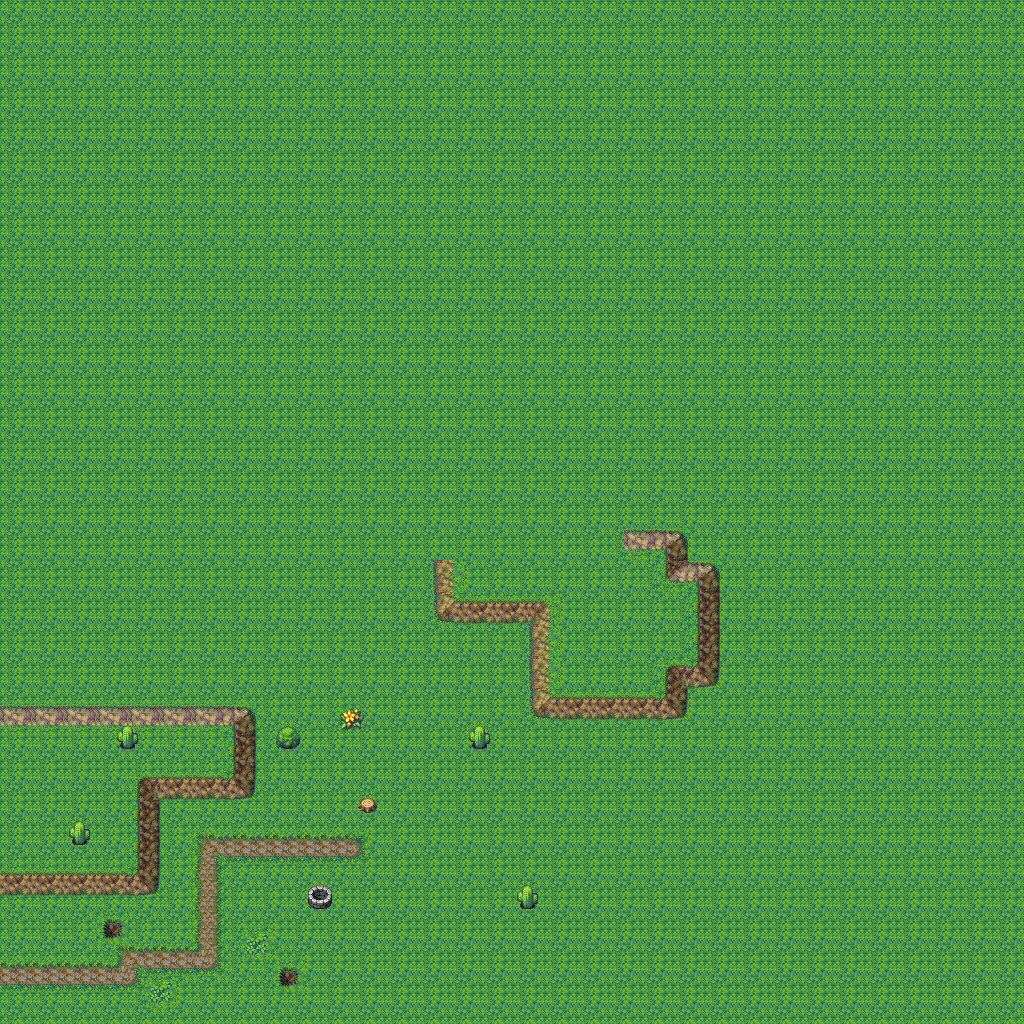

This is a level from a 2D game, rendered from its Tiled map with the project's own tilesets. A one-line summary and the map file follow, with tile-layer data summarised:
An orthogonal 64x64 tile map with 16x16 px tiles, 4 tile layers (BackgroundLayer, LanscapeLayer, PathLayer, MiscLayer), 5 tilesets and 5 objects (5x spawn).

<map version="1.0" orientation="orthogonal" width="64" height="64" tilewidth="16" tileheight="16">
 <properties>
  <property name="block_offset_x" value="0" />
  <property name="block_offset_y" value="10" />
 </properties>
 <tileset firstgid="1" name="Exterior_Forest_TileA2" tilewidth="16" tileheight="16">
  <image source="../DSMaterials/Graphics/Tilesets/A2/Exterior_Forest_TileA2.png" width="512" height="384" />
 </tileset>
 <tileset firstgid="769" name="Exterior_Forest_TileA4" tilewidth="16" tileheight="16">
  <image source="../DSMaterials/Graphics/Tilesets/A4/Exterior_Forest_TileA4.png" width="512" height="480" />
 </tileset>
 <tileset firstgid="1729" name="Exterior_Forest_TileA5" tilewidth="16" tileheight="16">
  <image source="../DSMaterials/Graphics/Tilesets/A5/Exterior_Forest_TileA5.png" width="256" height="512" />
  <tile id="128">
   <properties>
    <property name="block" value="1" />
   </properties>
  </tile>
  <tile id="129">
   <properties>
    <property name="block" value="1" />
   </properties>
  </tile>
  <tile id="130">
   <properties>
    <property name="block" value="1" />
   </properties>
  </tile>
  <tile id="131">
   <properties>
    <property name="block" value="1" />
   </properties>
  </tile>
  <tile id="132">
   <properties>
    <property name="block" value="1" />
   </properties>
  </tile>
  <tile id="133">
   <properties>
    <property name="block" value="1" />
   </properties>
  </tile>
  <tile id="144">
   <properties>
    <property name="block" value="1" />
   </properties>
  </tile>
  <tile id="145">
   <properties>
    <property name="block" value="1" />
   </properties>
  </tile>
  <tile id="146">
   <properties>
    <property name="block" value="1" />
   </properties>
  </tile>
  <tile id="147">
   <properties>
    <property name="block" value="1" />
   </properties>
  </tile>
  <tile id="148">
   <properties>
    <property name="block" value="1" />
   </properties>
  </tile>
  <tile id="149">
   <properties>
    <property name="block" value="1" />
   </properties>
  </tile>
  <tile id="160">
   <properties>
    <property name="block" value="1" />
   </properties>
  </tile>
  <tile id="161">
   <properties>
    <property name="block" value="1" />
   </properties>
  </tile>
  <tile id="164">
   <properties>
    <property name="block" value="1" />
   </properties>
  </tile>
  <tile id="165">
   <properties>
    <property name="block" value="1" />
   </properties>
  </tile>
  <tile id="176">
   <properties>
    <property name="block" value="1" />
   </properties>
  </tile>
  <tile id="177">
   <properties>
    <property name="block" value="1" />
   </properties>
  </tile>
  <tile id="180">
   <properties>
    <property name="block" value="1" />
   </properties>
  </tile>
  <tile id="181">
   <properties>
    <property name="block" value="1" />
   </properties>
  </tile>
  <tile id="192">
   <properties>
    <property name="block" value="1" />
   </properties>
  </tile>
  <tile id="193">
   <properties>
    <property name="block" value="1" />
   </properties>
  </tile>
  <tile id="194">
   <properties>
    <property name="block" value="1" />
   </properties>
  </tile>
  <tile id="195">
   <properties>
    <property name="block" value="1" />
   </properties>
  </tile>
  <tile id="196">
   <properties>
    <property name="block" value="1" />
   </properties>
  </tile>
  <tile id="197">
   <properties>
    <property name="block" value="1" />
   </properties>
  </tile>
  <tile id="208">
   <properties>
    <property name="block" value="1" />
   </properties>
  </tile>
  <tile id="209">
   <properties>
    <property name="block" value="1" />
   </properties>
  </tile>
  <tile id="210">
   <properties>
    <property name="block" value="1" />
   </properties>
  </tile>
  <tile id="211">
   <properties>
    <property name="block" value="1" />
   </properties>
  </tile>
  <tile id="212">
   <properties>
    <property name="block" value="1" />
   </properties>
  </tile>
  <tile id="213">
   <properties>
    <property name="block" value="1" />
   </properties>
  </tile>
 </tileset>
 <tileset firstgid="2241" name="Exterior_Forest_TileB" tilewidth="16" tileheight="16">
  <image source="../DSMaterials/Graphics/Tilesets/B/Exterior_Forest_TileB.png" width="512" height="512" />
 </tileset>
 <tileset firstgid="3265" name="Exterior_Forest_TileC" tilewidth="16" tileheight="16">
  <image source="../DSMaterials/Graphics/Tilesets/C/Exterior_Forest_TileC.png" width="512" height="512" />
  <tile id="848">
   <properties>
    <property name="block" value="1" />
   </properties>
  </tile>
  <tile id="849">
   <properties>
    <property name="block" value="1" />
   </properties>
  </tile>
  <tile id="880">
   <properties>
    <property name="block" value="1" />
   </properties>
  </tile>
  <tile id="881">
   <properties>
    <property name="block" value="1" />
   </properties>
  </tile>
 </tileset>
 <layer name="BackgroundLayer" width="64" height="64">
  <data>[4096 cells, 4096 non-empty, 4 distinct tile ids]</data>
 </layer>
 <layer name="LanscapeLayer" width="64" height="64">
  <data>[4096 cells, 176 non-empty, 48 distinct tile ids]</data>
 </layer>
 <layer name="PathLayer" width="64" height="64">
  <data>[4096 cells, 62 non-empty, 15 distinct tile ids]</data>
 </layer>
 <layer name="MiscLayer" width="64" height="64">
  <data>[4096 cells, 32 non-empty, 20 distinct tile ids]</data>
 </layer>
 <objectgroup name="ObjectLayer" width="64" height="64">
  <object name="Spawn" type="spawn" x="416" y="877" width="31" height="31">
   <properties>
    <property name="player" value="1" />
   </properties>
  </object>
  <object name="NPCSpawn" type="spawn" x="361" y="738" width="27" height="28">
   <properties>
    <property name="npc" value="1" />
    <property name="template_id" value="1" />
   </properties>
  </object>
  <object name="NPCSpawn" type="spawn" x="232" y="891" width="27" height="28">
   <properties>
    <property name="npc" value="1" />
    <property name="template_id" value="2" />
   </properties>
  </object>
  <object name="NPCSpawn" type="spawn" x="487" y="820" width="27" height="28">
   <properties>
    <property name="npc" value="1" />
    <property name="template_id" value="1" />
   </properties>
  </object>
  <object name="NPCSpawn" type="spawn" x="472" y="942" width="27" height="28">
   <properties>
    <property name="npc" value="1" />
    <property name="template_id" value="2" />
   </properties>
  </object>
 </objectgroup>
</map>
